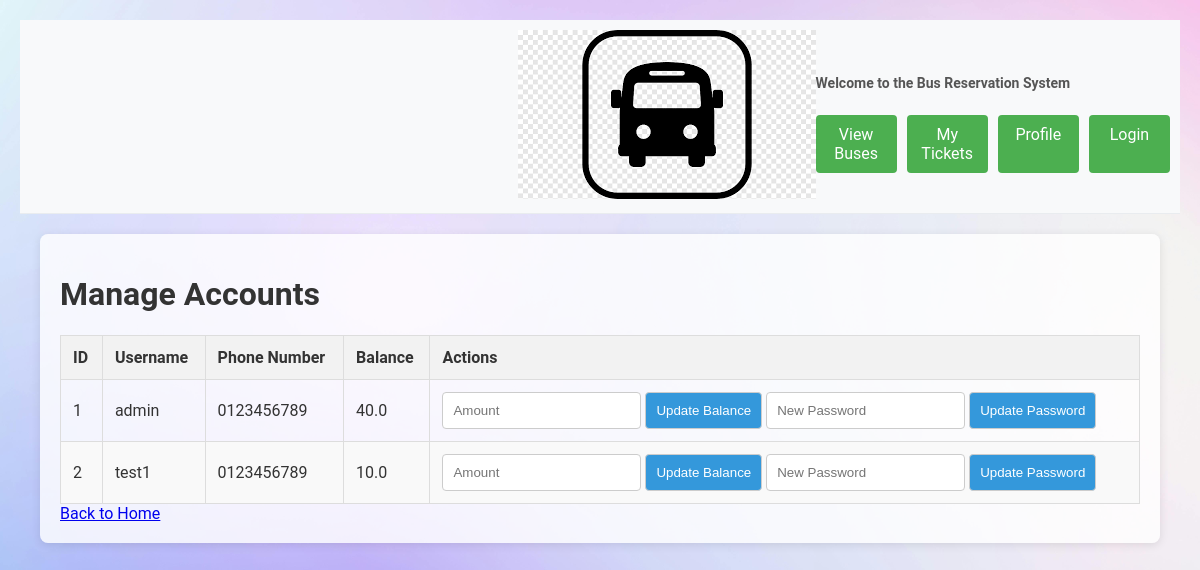
/manage_accounts (signed in), run on an earlier commit of the app's database.
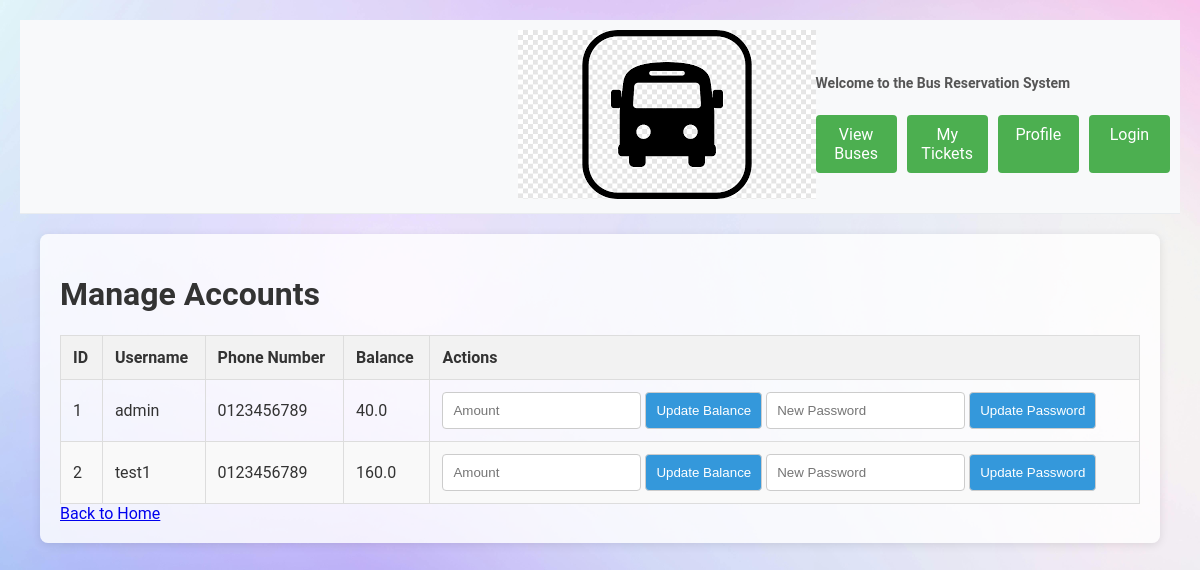
And on a later commit of the database.
### tables this page shows
CREATE TABLE users (
            id INTEGER PRIMARY KEY,
            username TEXT NOT NULL UNIQUE,
            password_hash TEXT NOT NULL
        , email TEXT, phone_number TEXT, gender TEXT, balance REAL DEFAULT 0.0, name TEXT);

### app.py (the view, shortened to what this page needs)
@app.route('/manage_accounts', methods=['GET', 'POST'])
def manage_accounts():
    user_id = session.get('user_id')
    if not user_id:
        flash('You need to log in to manage accounts.')
        return redirect(url_for('login'))
    user = get_user_by_id(user_id)
    if user is None or user[1] != 'admin':
        flash('You do not have permission to manage accounts.')
        return redirect(url_for('home'))
    users = get_all_users()
    return render_template('manage_accounts.html', users=users)

### database.py (called while the page is built)
def get_user_by_id(user_id):
    conn = sqlite3.connect('bus_reservation.db')
    cursor = conn.cursor()
    cursor.execute('SELECT * FROM users WHERE id = ?', (user_id,))
    user = cursor.fetchone()
    conn.close()
    return user

def get_all_users():
    conn = sqlite3.connect('bus_reservation.db')
    cursor = conn.cursor()
    cursor.execute('SELECT id, username, phone_number, balance FROM users')
    users = cursor.fetchall()
    conn.close()
    return users

### templates/manage_accounts.html (shortened to what this page needs)
{% extends "base.html" %}
{% block content %}
<div class="container">
    <h1>Manage Accounts</h1>
    <table>
        <thead>
            <tr>
                <th>ID</th>
                <th>Username</th>
                <th>Phone Number</th>
                <th>Balance</th>
                <th>Actions</th>
            </tr>
        </thead>
        <tbody>
            {% for user in users %}
            <tr>
                <td>{{ user[0] }}</td>
                <td>{{ user[1] }}</td>
                <td>{{ user[2] }}</td>
                <td>{{ user[3] }}</td>
                <td>
                    <form action="{{ url_for('manage_accounts') }}" method="POST" style="display:inline;">
                        <input type="number" name="amount" placeholder="Amount" required>
                        <button type="submit">Update Balance</button>
                    </form>
                    <form action="{{ url_for('manage_accounts') }}" method="POST" style="display:inline;">
                        <input type="password" name="new_password" placeholder="New Password" required>
                        <button type="submit">Update Password</button>
                    </form>
                </td>
            </tr>
            {% endfor %}
        </tbody>
    </table>
    <a href="{{ url_for('home') }}">Back to Home</a>
</div>
{% endblock %}

What changed in the data, as far as the page shows it:
changed users "test1": balance "10.0" → "160.0"
